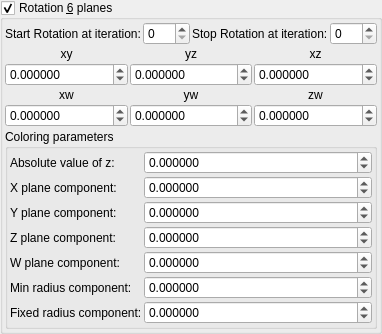
    <widget class="MyGroupBox" name="groupCheck_transf_function_enabledR_false">
     <property name="toolTip">
      <string/>
     </property>
     <property name="title">
      <string>Rotation &amp;6 planes</string>
     </property>
     <property name="checkable">
      <bool>true</bool>
     </property>
     <layout class="QVBoxLayout" name="verticalLayout_31" stretch="0,0,0,0">
      <property name="spacing">
       <number>2</number>
      </property>
      <property name="leftMargin">
       <number>2</number>
      </property>
      <property name="topMargin">
       <number>2</number>
      </property>
      <property name="rightMargin">
       <number>2</number>
      </property>
      <property name="bottomMargin">
       <number>2</number>
      </property>
      <item>
       <layout class="QGridLayout" name="gridLayout_66">
        <property name="spacing">
         <number>2</number>
        </property>
        <item row="0" column="3">
         <widget class="MySpinBox" name="spinboxInt_transf_stop_iterations_R">
          <property name="sizePolicy">
           <sizepolicy hsizetype="Minimum" vsizetype="Maximum">
            <horstretch>0</horstretch>
            <verstretch>0</verstretch>
           </sizepolicy>
          </property>
          <property name="maximum">
           <number>999</number>
          </property>
         </widget>
        </item>
        <item row="0" column="2">
         <widget class="QLabel" name="label_248">
          <property name="text">
           <string>Stop Rotation at iteration:</string>
          </property>
         </widget>
        </item>
        <item row="0" column="0">
         <widget class="QLabel" name="label_249">
          <property name="text">
           <string>Start Rotation at iteration:</string>
          </property>
         </widget>
        </item>
        <item row="0" column="1">
         <widget class="MySpinBox" name="spinboxInt_transf_start_iterations_R">
          <property name="sizePolicy">
           <sizepolicy hsizetype="Minimum" vsizetype="Maximum">
            <horstretch>0</horstretch>
            <verstretch>0</verstretch>
           </sizepolicy>
          </property>
          <property name="maximum">
           <number>999</number>
          </property>
         </widget>
        </item>
       </layout>
      </item>
      <item>
       <layout class="QGridLayout" name="gridLayout_11">
        <property name="spacing">
         <number>2</number>
        </property>
        <item row="1" column="0">
         <widget class="QLabel" name="label_40">
          <property name="text">
           <string notr="true">xy</string>
          </property>
          <property name="alignment">
           <set>Qt::AlignCenter</set>
          </property>
         </widget>
        </item>
        <item row="2" column="2">
         <widget class="MyDoubleSpinBox" name="spinboxd3_transf_rotation44a_z">
          <property name="sizePolicy">
           <sizepolicy hsizetype="Minimum" vsizetype="Maximum">
            <horstretch>0</horstretch>
            <verstretch>0</verstretch>
           </sizepolicy>
          </property>
          <property name="prefix">
           <string/>
          </property>
          <property name="suffix">
           <string/>
          </property>
          <property name="decimals">
           <number>6</number>
          </property>
          <property name="minimum">
           <double>-36000.000000000000000</double>
          </property>
          <property name="maximum">
           <double>36000.000000000000000</double>
          </property>
          <property name="singleStep">
           <double>1.000000000000000</double>
          </property>
         </widget>
        </item>
        <item row="1" column="2">
         <widget class="QLabel" name="label_37">
          <property name="text">
           <string notr="true">xz</string>
          </property>
          <property name="alignment">
           <set>Qt::AlignCenter</set>
          </property>
         </widget>
        </item>
        <item row="2" column="0">
         <widget class="MyDoubleSpinBox" name="spinboxd3_transf_rotation44a_x">
          <property name="sizePolicy">
           <sizepolicy hsizetype="Minimum" vsizetype="Maximum">
            <horstretch>0</horstretch>
            <verstretch>0</verstretch>
           </sizepolicy>
          </property>
          <property name="prefix">
           <string/>
          </property>
          <property name="suffix">
           <string/>
          </property>
          <property name="decimals">
           <number>6</number>
          </property>
          <property name="minimum">
           <double>-36000.000000000000000</double>
          </property>
          <property name="maximum">
           <double>36000.000000000000000</double>
          </property>
          <property name="singleStep">
           <double>1.000000000000000</double>
          </property>
         </widget>
        </item>
        <item row="2" column="1">
         <widget class="MyDoubleSpinBox" name="spinboxd3_transf_rotation44a_y">
          <property name="sizePolicy">
           <sizepolicy hsizetype="Minimum" vsizetype="Maximum">
            <horstretch>0</horstretch>
            <verstretch>0</verstretch>
           </sizepolicy>
          </property>
          <property name="prefix">
           <string/>
          </property>
          <property name="suffix">
           <string/>
          </property>
          <property name="decimals">
           <number>6</number>
          </property>
          <property name="minimum">
           <double>-36000.000000000000000</double>
          </property>
          <property name="maximum">
           <double>36000.000000000000000</double>
          </property>
          <property name="singleStep">
           <double>1.000000000000000</double>
          </property>
         </widget>
        </item>
        <item row="1" column="1">
         <widget class="QLabel" name="label_38">
          <property name="text">
           <string notr="true">yz</string>
          </property>
          <property name="alignment">
           <set>Qt::AlignCenter</set>
          </property>
         </widget>
        </item>
       </layout>
      </item>
      <item>
       <layout class="QGridLayout" name="gridLayout_14">
        <property name="spacing">
         <number>2</number>
        </property>
        <item row="2" column="0">
         <widget class="MyDoubleSpinBox" name="spinboxd3_transf_rotation44b_x">
          <property name="sizePolicy">
           <sizepolicy hsizetype="Minimum" vsizetype="Maximum">
            <horstretch>0</horstretch>
            <verstretch>0</verstretch>
           </sizepolicy>
          </property>
          <property name="prefix">
           <string/>
          </property>
          <property name="suffix">
           <string/>
          </property>
          <property name="decimals">
           <number>6</number>
          </property>
          <property name="minimum">
           <double>-36000.000000000000000</double>
          </property>
          <property name="maximum">
           <double>36000.000000000000000</double>
          </property>
          <property name="singleStep">
           <double>1.000000000000000</double>
          </property>
         </widget>
        </item>
        <item row="2" column="1">
         <widget class="MyDoubleSpinBox" name="spinboxd3_transf_rotation44b_y">
          <property name="sizePolicy">
           <sizepolicy hsizetype="Minimum" vsizetype="Maximum">
            <horstretch>0</horstretch>
            <verstretch>0</verstretch>
           </sizepolicy>
          </property>
          <property name="prefix">
           <string/>
          </property>
          <property name="suffix">
           <string/>
          </property>
          <property name="decimals">
           <number>6</number>
          </property>
          <property name="minimum">
           <double>-36000.000000000000000</double>
          </property>
          <property name="maximum">
           <double>36000.000000000000000</double>
          </property>
          <property name="singleStep">
           <double>1.000000000000000</double>
          </property>
         </widget>
        </item>
        <item row="2" column="2">
         <widget class="MyDoubleSpinBox" name="spinboxd3_transf_rotation44b_z">
          <property name="sizePolicy">
           <sizepolicy hsizetype="Minimum" vsizetype="Maximum">
            <horstretch>0</horstretch>
            <verstretch>0</verstretch>
           </sizepolicy>
          </property>
          <property name="prefix">
           <string/>
          </property>
          <property name="suffix">
           <string/>
          </property>
          <property name="decimals">
           <number>6</number>
          </property>
          <property name="minimum">
           <double>-36000.000000000000000</double>
          </property>
          <property name="maximum">
           <double>36000.000000000000000</double>
          </property>
          <property name="singleStep">
           <double>1.000000000000000</double>
          </property>
         </widget>
        </item>
        <item row="1" column="2">
         <widget class="QLabel" name="label_48">
          <property name="text">
           <string notr="true">zw</string>
          </property>
          <property name="alignment">
           <set>Qt::AlignCenter</set>
          </property>
         </widget>
        </item>
        <item row="1" column="1">
         <widget class="QLabel" name="label_49">
          <property name="text">
           <string notr="true">yw</string>
          </property>
          <property name="alignment">
           <set>Qt::AlignCenter</set>
          </property>
         </widget>
        </item>
        <item row="1" column="0">
         <widget class="QLabel" name="label_50">
          <property name="text">
           <string notr="true">xw</string>
          </property>
          <property name="alignment">
           <set>Qt::AlignCenter</set>
          </property>
         </widget>
        </item>
       </layout>
      </item>
      <item>
       <widget class="QGroupBox" name="groupBox">
        <property name="title">
         <string>Coloring parameters</string>
        </property>
        <layout class="QVBoxLayout" name="verticalLayout_5">
         <property name="leftMargin">
          <number>2</number>
         </property>
         <property name="topMargin">
          <number>2</number>
         </property>
         <property name="rightMargin">
          <number>2</number>
         </property>
         <property name="bottomMargin">
          <number>2</number>
         </property>
         <item>
          <layout class="QGridLayout" name="gridLayout_4" columnstretch="0,1">
           <property name="spacing">
            <number>2</number>
           </property>
           <item row="3" column="1">
            <widget class="MyDoubleSpinBox" name="spinbox4_mandelbox_color_4D_z">
             <property name="sizePolicy">
              <sizepolicy hsizetype="Minimum" vsizetype="Maximum">
               <horstretch>0</horstretch>
               <verstretch>0</verstretch>
              </sizepolicy>
             </property>
             <property name="prefix">
              <string/>
             </property>
             <property name="suffix">
              <string/>
             </property>
             <property name="decimals">
              <number>6</number>
             </property>
             <property name="minimum">
              <double>-100.000000000000000</double>
             </property>
             <property name="maximum">
              <double>100.000000000000000</double>
             </property>
             <property name="singleStep">
              <double>0.100000000000000</double>
             </property>
            </widget>
           </item>
           <item row="6" column="1">
            <widget class="MyDoubleSpinBox" name="spinbox_mandelbox_color_Sp2">
             <property name="sizePolicy">
              <sizepolicy hsizetype="Minimum" vsizetype="Maximum">
               <horstretch>0</horstretch>
               <verstretch>0</verstretch>
              </sizepolicy>
             </property>
             <property name="prefix">
              <string/>
             </property>
             <property name="suffix">
              <string/>
             </property>
             <property name="decimals">
              <number>6</number>
             </property>
             <property name="minimum">
              <double>-100.000000000000000</double>
             </property>
             <property name="maximum">
              <double>100.000000000000000</double>
             </property>
             <property name="singleStep">
              <double>0.100000000000000</double>
             </property>
            </widget>
           </item>
           <item row="5" column="0">
            <widget class="QLabel" name="label_28">
             <property name="text">
              <string>Min radius component:</string>
             </property>
            </widget>
           </item>
           <item row="1" column="0">
            <widget class="QLabel" name="label_25">
             <property name="text">
              <string>X plane component:</string>
             </property>
            </widget>
           </item>
           <item row="5" column="1">
            <widget class="MyDoubleSpinBox" name="spinbox_mandelbox_color_Sp1">
             <property name="sizePolicy">
              <sizepolicy hsizetype="Minimum" vsizetype="Maximum">
               <horstretch>0</horstretch>
               <verstretch>0</verstretch>
              </sizepolicy>
             </property>
             <property name="prefix">
              <string/>
             </property>
             <property name="suffix">
              <string/>
             </property>
             <property name="decimals">
              <number>6</number>
             </property>
             <property name="minimum">
              <double>-100.000000000000000</double>
             </property>
             <property name="maximum">
              <double>100.000000000000000</double>
             </property>
             <property name="singleStep">
              <double>0.100000000000000</double>
             </property>
            </widget>
           </item>
           <item row="2" column="0">
            <widget class="QLabel" name="label_26">
             <property name="text">
              <string>Y plane component:</string>
             </property>
            </widget>
           </item>
           <item row="2" column="1">
            <widget class="MyDoubleSpinBox" name="spinbox4_mandelbox_color_4D_y">
             <property name="sizePolicy">
              <sizepolicy hsizetype="Minimum" vsizetype="Maximum">
               <horstretch>0</horstretch>
               <verstretch>0</verstretch>
              </sizepolicy>
             </property>
             <property name="prefix">
              <string/>
             </property>
             <property name="suffix">
              <string/>
             </property>
             <property name="decimals">
              <number>6</number>
             </property>
             <property name="minimum">
              <double>-100.000000000000000</double>
             </property>
             <property name="maximum">
              <double>100.000000000000000</double>
             </property>
             <property name="singleStep">
              <double>0.100000000000000</double>
             </property>
            </widget>
           </item>
           <item row="3" column="0">
            <widget class="QLabel" name="label_27">
             <property name="text">
              <string>Z plane component:</string>
             </property>
            </widget>
           </item>
           <item row="4" column="1">
            <widget class="MyDoubleSpinBox" name="spinbox4_mandelbox_color_4D_w">
             <property name="sizePolicy">
              <sizepolicy hsizetype="Minimum" vsizetype="Maximum">
               <horstretch>0</horstretch>
               <verstretch>0</verstretch>
              </sizepolicy>
             </property>
             <property name="prefix">
              <string/>
             </property>
             <property name="suffix">
              <string/>
             </property>
             <property name="decimals">
              <number>6</number>
             </property>
             <property name="minimum">
              <double>-100.000000000000000</double>
             </property>
             <property name="maximum">
              <double>100.000000000000000</double>
             </property>
             <property name="singleStep">
              <double>0.100000000000000</double>
             </property>
            </widget>
           </item>
           <item row="4" column="0">
            <widget class="QLabel" name="label_30">
             <property name="text">
              <string>W plane component:</string>
             </property>
            </widget>
           </item>
           <item row="6" column="0">
            <widget class="QLabel" name="label_29">
             <property name="text">
              <string>Fixed radius component:</string>
             </property>
            </widget>
           </item>
           <item row="0" column="0">
            <widget class="QLabel" name="label_24">
             <property name="text">
              <string>Absolute value of z:</string>
             </property>
            </widget>
           </item>
           <item row="0" column="1">
            <widget class="MyDoubleSpinBox" name="spinbox_mandelbox_color_R">
             <property name="sizePolicy">
              <sizepolicy hsizetype="Minimum" vsizetype="Maximum">
               <horstretch>0</horstretch>
               <verstretch>0</verstretch>
              </sizepolicy>
             </property>
             <property name="prefix">
              <string/>
             </property>
             <property name="suffix">
              <string/>
             </property>
             <property name="decimals">
              <number>6</number>
             </property>
             <property name="minimum">
              <double>-100.000000000000000</double>
             </property>
             <property name="maximum">
              <double>100.000000000000000</double>
             </property>
             <property name="singleStep">
              <double>0.100000000000000</double>
             </property>
            </widget>
           </item>
           <item row="1" column="1">
            <widget class="MyDoubleSpinBox" name="spinbox4_mandelbox_color_4D_x">
             <property name="sizePolicy">
              <sizepolicy hsizetype="Minimum" vsizetype="Maximum">
               <horstretch>0</horstretch>
               <verstretch>0</verstretch>
              </sizepolicy>
             </property>
             <property name="prefix">
              <string/>
             </property>
             <property name="suffix">
              <string/>
             </property>
             <property name="decimals">
              <number>6</number>
             </property>
             <property name="minimum">
              <double>-100.000000000000000</double>
             </property>
             <property name="maximum">
              <double>100.000000000000000</double>
             </property>
             <property name="singleStep">
              <double>0.100000000000000</double>
             </property>
            </widget>
           </item>
          </layout>
         </item>
        </layout>
       </widget>
      </item>
     </layout>
    </widget>
